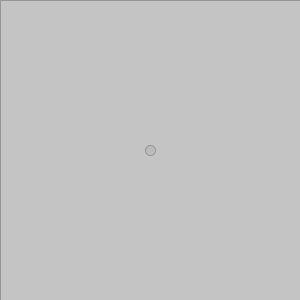
Frame 1 (no input)
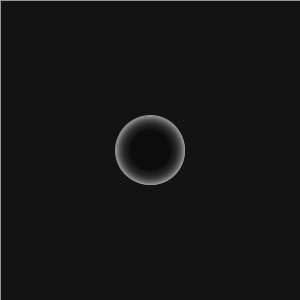
Frame 60 (the mouse pressed at the canvas centre just before this capture)
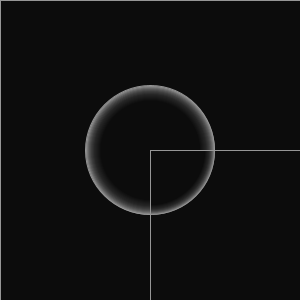
Frame 120 (the mouse held since frame 60 and released just before this capture)

The Processing sketch that drew these frames (run headless with seeded random() and noise(); from frame 60 on, the mouse is pressed at the canvas centre):

// Processing sketch: processing_71509
// ── processing_71509.pde

int w=10;
int changew=1;
void setup()
{
  size(300, 300);
}
void draw()
{
  fill(0,0,0,10);
  frameRate(100);
  stroke(150, 150, 150);
  rect(0, 0, 300, 300);
  ellipse(150,150,w,w);
  w=w+changew; 
  if (w>300)
  {
    changew=-1;
  }
  if (w<0)
  {
    changew=1;
  }
  mouseDragged();
  keyPressed();
}
void mouseDragged()
{
  if (keyPressed == true && key == 'c')
  {
    stroke(255,175,196,10);
  }  
  rect(mouseX, mouseY, pmouseX, pmouseY);
}
void keyPressed()
{  
  if (keyPressed == true && key == 't')
  {
    stroke(170,50,20,40);
    triangle(mouseX, mouseY, pmouseX, pmouseY, 150, 150);
  }
  if (keyPressed == true && key == 'w')
  {
    ellipse(mouseX, mouseY, pmouseX, pmouseY);
  }
}
